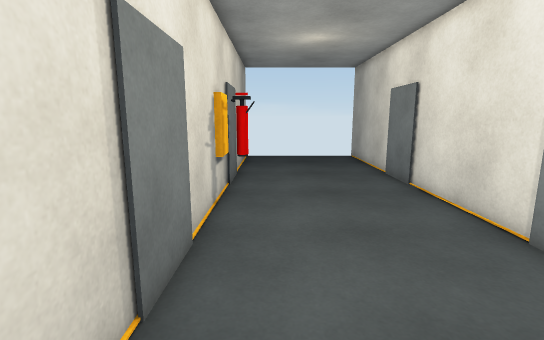
view 1 (above)

12 first-person views from a walk through a scene from a Unity 3-D project. The camera is 1.4 m above the floor, tilts 10° down and sees 85° across. The floor is counted in squares, 0.5 m on a side. Each view is taken from the middle of a square. On the plan, view 1 faces up. The plan holds only what a view shows up to about 20 squares ahead; the rest is blank. The player is left out.

view 2
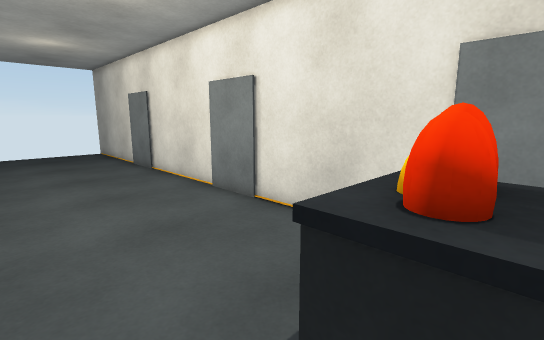

view 3
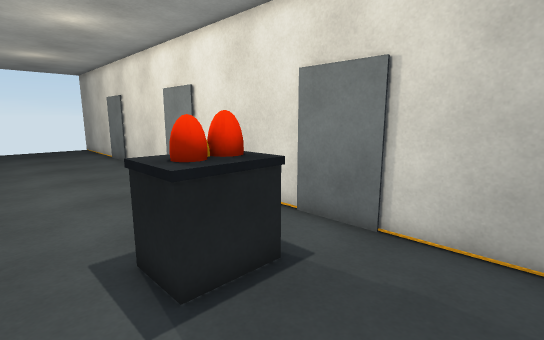

view 4
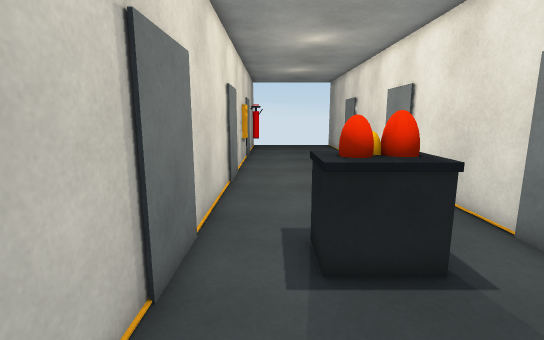

view 5
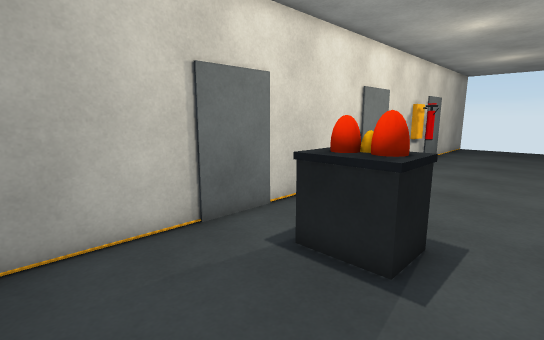

view 6
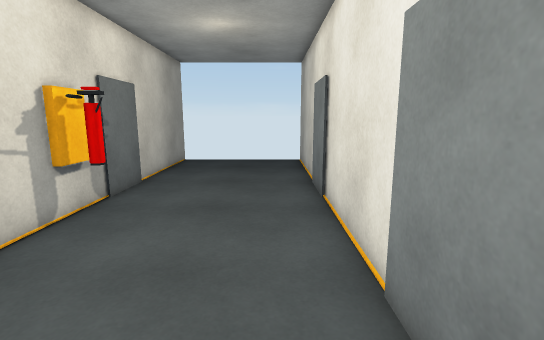

view 7
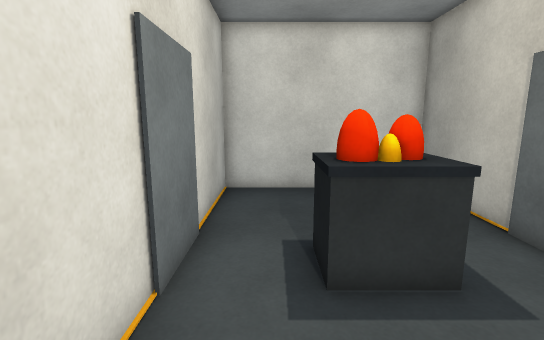

view 8
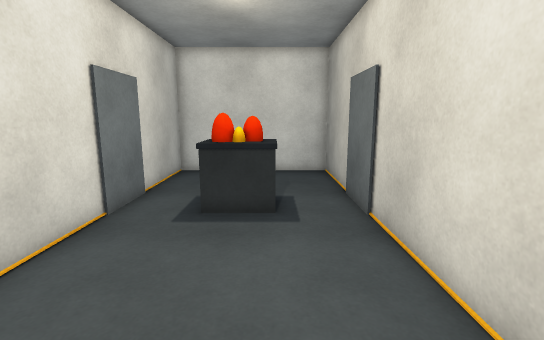

view 9
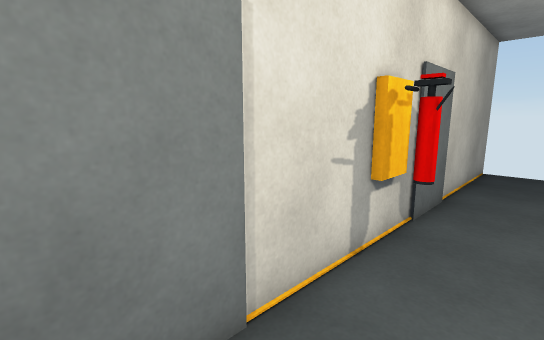

view 10
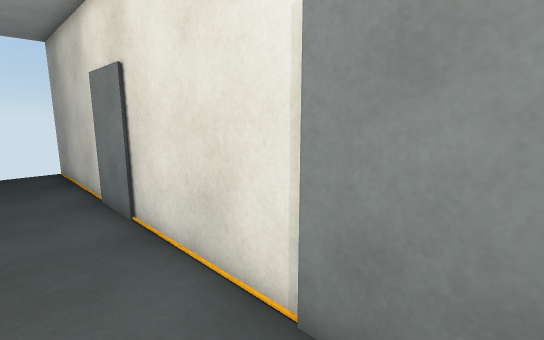

view 11
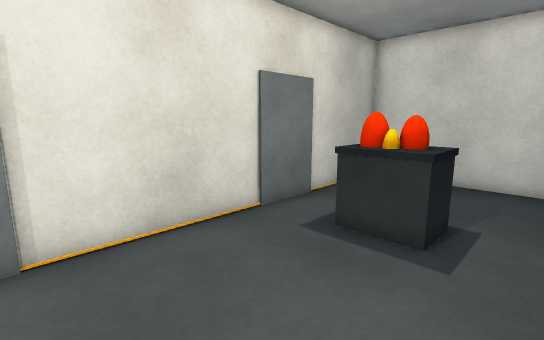

view 12
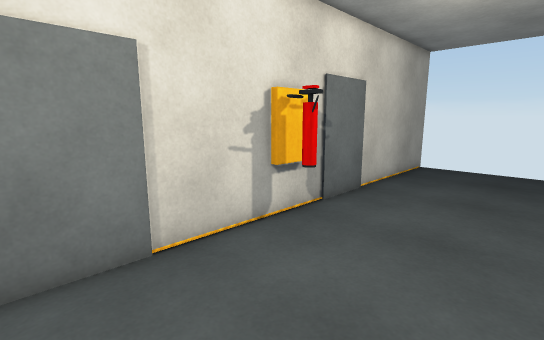

### Floor plan
Key: @ floor where view 1 was taken; # wall or solid block; . floor; = window, fence, low wall or low ledge; O other object.
Columns run from 2 left of view 1 to 6 right of it. Each row starts with its distance up from view 1.
 22 #       #
 21 #.......#
 20 #.......#
 19 #.......#
 18 #.......#
 17 #.......#
 16 #.......#
 15 #.......#
 14 #.......#
 13 #.......#
 12 #.......#
 11 #O......#
 10 #O......#
  9 #.......#
  8 #.......#
  7 #.......#
  6 #.......#
  5 #.......#
  4 #.......#
  3 #.......#
  2 #.......#
  1 #.......#
  0 #.@.....#
 -1 #.......#
 -2 #..===..#
 -3 #..###..#
 -4 #..###..#
 -5 #.......#
 -6 #.......#
 -7 #.......#
 -8 #.......#
 -9 #.......#
-10 #########

Positions as (right, up) in squares from view 1, and headings:
1: (0, 0), facing up
2: (-1, -4), facing up-right
3: (-1, -8), facing up-right
4: (0, -9), facing up
5: (5, -9), facing up-left
6: (4, 2), facing up
7: (4, 2), facing down
8: (1, 6), facing down
9: (1, 4), facing up-left
10: (3, 4), facing up-right
11: (-1, 4), facing down-right
12: (4, 4), facing up-left
